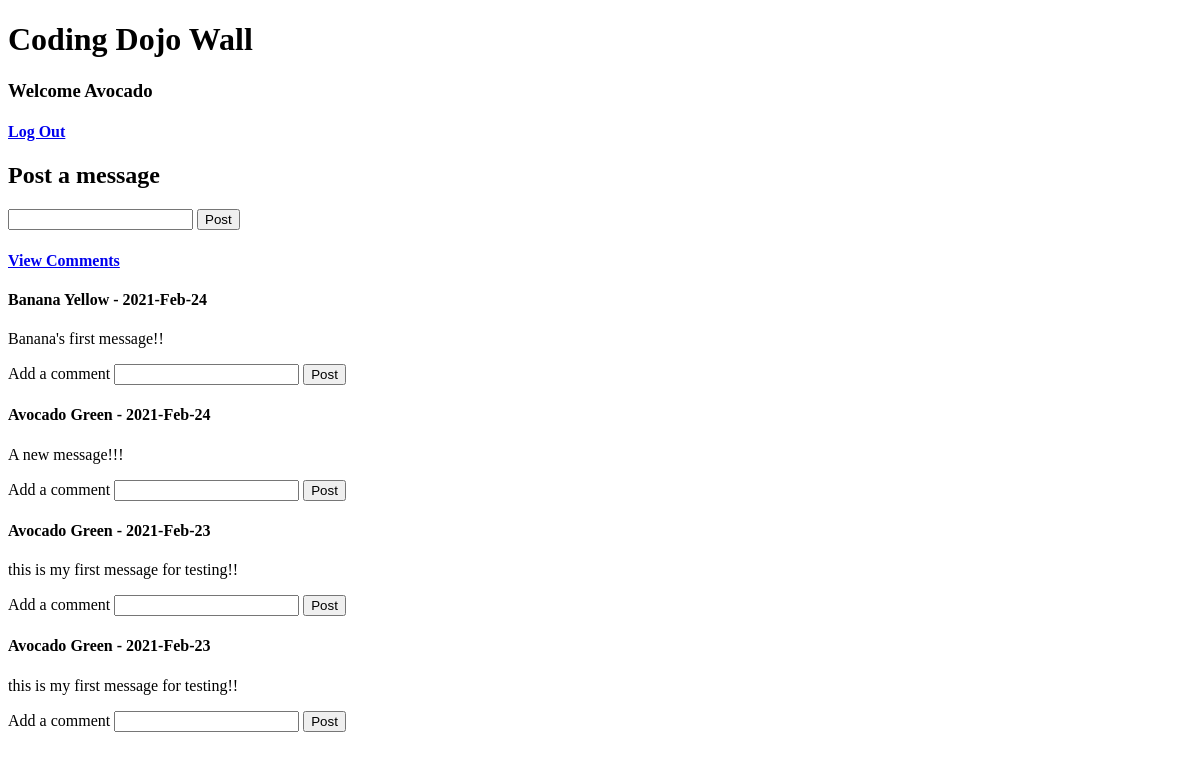
Before: /wall/home (signed in) with the older database file.
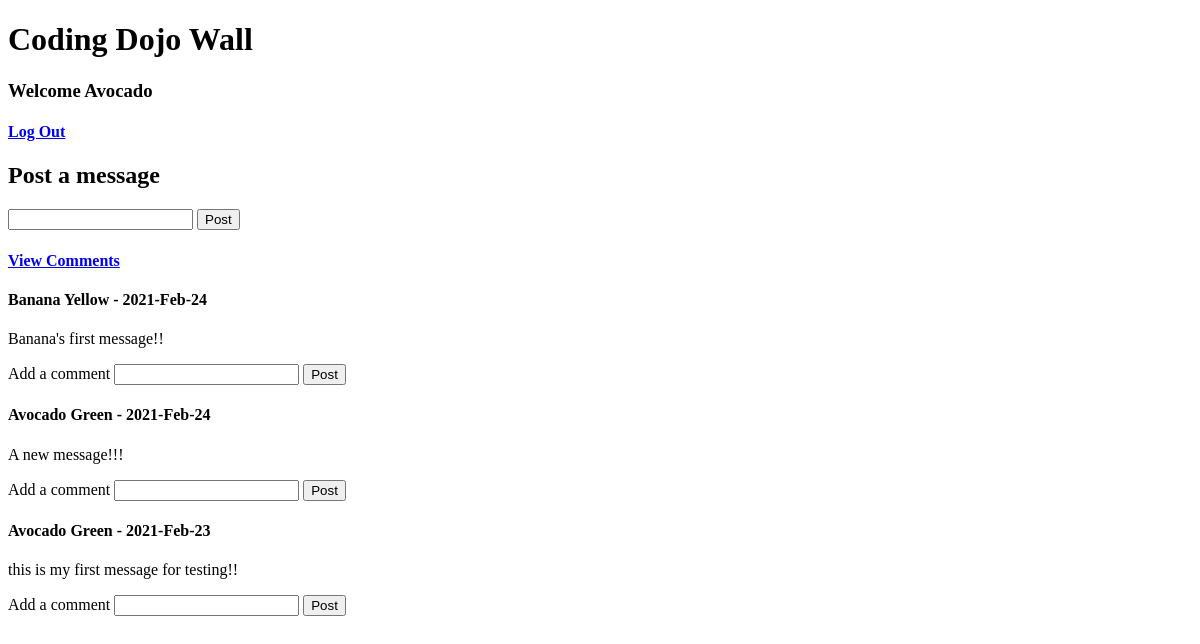
After: the same page with the newer database file.
### wall_app/models.py (models this page shows)
class Message(models.Model):
    author = models.ForeignKey(User, related_name='messages', on_delete=models.CASCADE)
    message_content = models.TextField()
    created_at = models.DateTimeField(auto_now_add=True)
    updated_at = models.DateTimeField(auto_now=True)

### login_app/models.py (models this page shows)
class User(models.Model):
    first_name = models.CharField(max_length=255)
    last_name = models.CharField(max_length=255)
    email = models.CharField(max_length=255)
    password = models.CharField(max_length=255)
    created_at = models.DateTimeField(auto_now_add=True)
    updated_at = models.DateTimeField(auto_now=True)
    objects = UserManager()

### wall_app/views.py (the view)
# urls.py: path('wall/', include('wall_app.urls'))
def wall(request):
    if 'user_id' not in request.session:
        return redirect('/')
    print('*****************entered wall')
    context = {
        'wall_messages': Message.objects.all().order_by('-created_at'),
        'user': User.objects.get(id=request.session['user_id'])
    }
    return render(request, 'wall.html', context)

### wall_app/templates/wall.html (shortened to what this page needs)
<!DOCTYPE html>
<html lang="en">
<head>
</head>
<body>
    <div id='header'>
        <h1>Coding Dojo Wall</h1>
        <h3>Welcome {{user.first_name}}</h3>
        <h4><a href='/logout'>Log Out</a></h4>
    </div>
    <div id='post'>
        <h2>Post a message</h2>
        <form action='/wall/create' method='POST'>
            <input type='text' name='message_content' id='message'>
            <input type='submit' value='Post'>
        </form>
    </div>
    <div id='body'>
        <h4><a href='/wall/all'>View Comments</a></h4>
        {% for message in wall_messages %}
        <h4>{{message.author.first_name}} {{message.author.last_name}} - {{message.created_at|date:"Y-M-d"}}</h4>
        <p>{{message.message_content}}</p>
        <form action='/wall/comment/{{message.id}}/create' method='POST'>
            <label for='comment'>Add a comment</label>
            <input type='text' name='comment_content' id='comment'>
            <input type='submit' value='Post'>
        </form>
        {% endfor %}
    </div>
</body>
</html>

Changed rows visible on the page:
removed Message: author.first_name "Avocado", author.last_name "Green", created_at "2021-Feb-23", message_content "this is my first message for testing!!"
